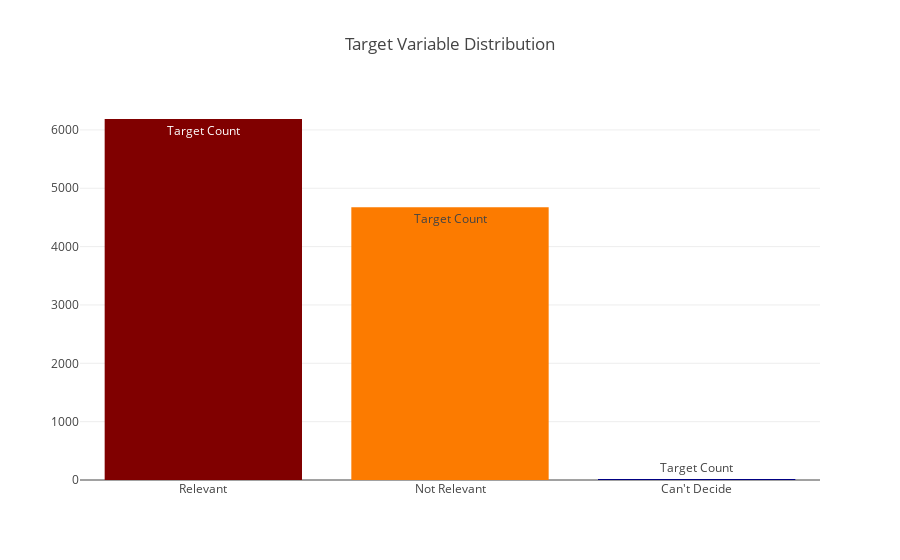

The code cell stored with this chart in its notebook:
### Code cell
# Target variable distribution
data = [go.Bar(
        x = df.choose_one.unique(),
        y = df.choose_one.value_counts().values,
        marker = dict(colorscale = 'Jet', color = df.choose_one.value_counts().values),
        text = 'Target Count'
)]

layout = go.Layout(
    title = 'Target Variable Distribution'
)

fig = go.Figure(data=data, layout=layout)

py.iplot(fig, filename='basic-bar')

### Figure 1 — Plotly figure (JSON) as saved in the notebook; plotly's stock layout.template omitted (floating-point values rounded to 4 significant figures)
{"data": [{"marker": {"color": [6187, 4673, 16], "colorscale": "Jet"}, "text": "Target Count", "type": "bar", "uid": "8597beb1-cba4-40b2-ba1e-d29767029916", "x": ["Relevant", "Not Relevant", "Can't Decide"], "y": [6187, 4673, 16]}], "layout": {"title": {"text": "Target Variable Distribution"}}}
